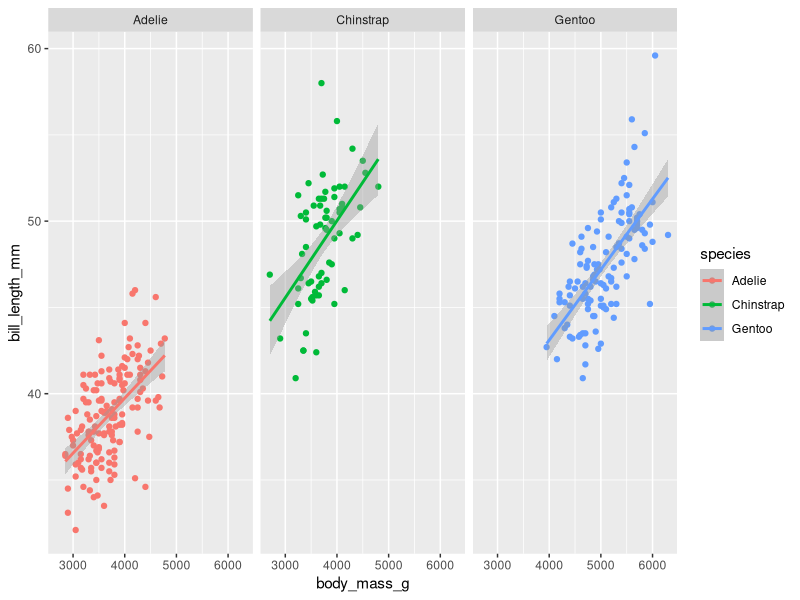
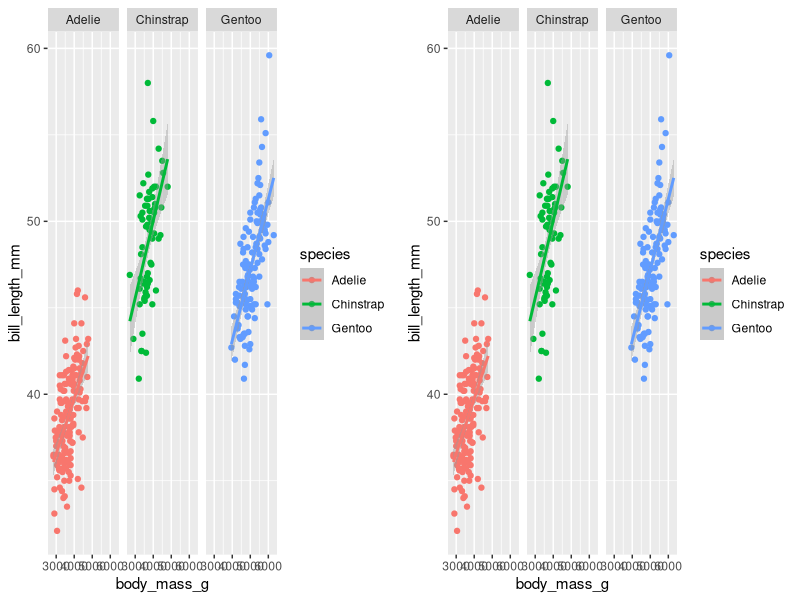
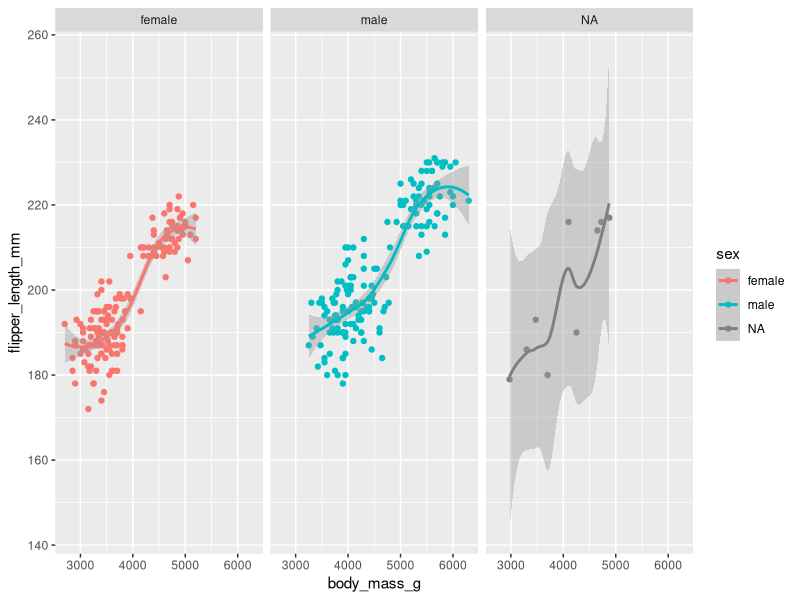
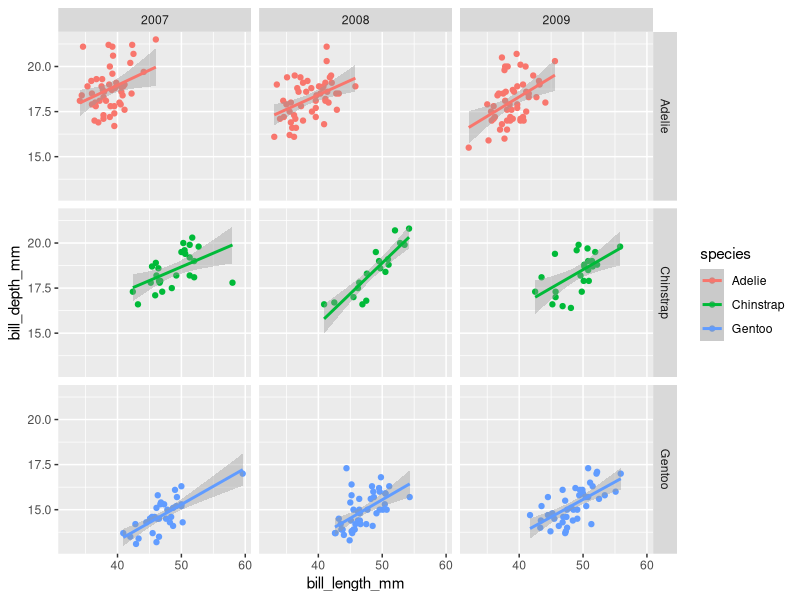
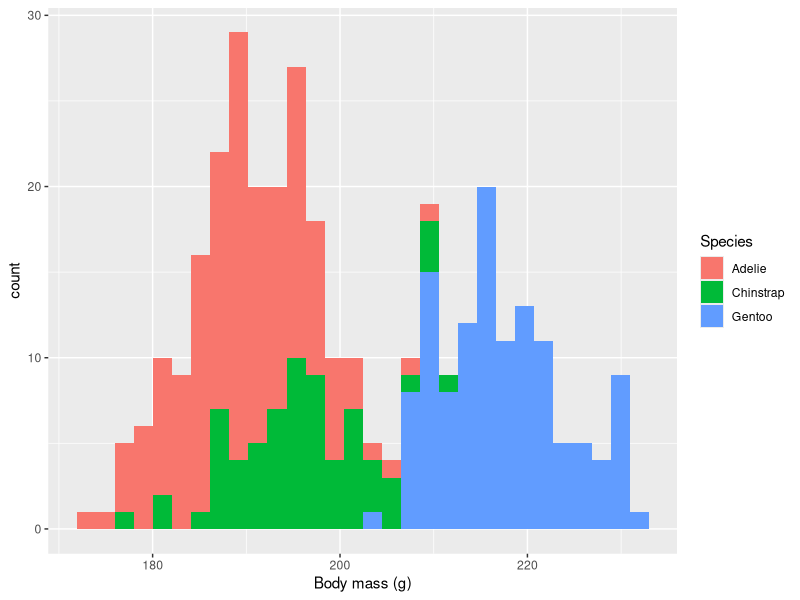

Generate these figures, in order, with R:
# Roundtrip FACE-IT 2022-11-21
# plot_2_facets_R
# Luisa Düsedau
# 21.11.2022


# Libraries ---------------------------------------------------------------

library(tidyverse)
library(ggpubr)
library(palmerpenguins)


# Data --------------------------------------------------------------------

# Load the dataset into the local environment
penguins <- penguins


# Example -----------------------------------------------------------------

# Basic faceted plot
lm_1 <- ggplot(data = penguins,
       aes(x = body_mass_g, y = bill_length_mm, colour = species)) +
  geom_point() +
  geom_smooth(method = "lm") +
  facet_wrap(~species)
lm_1

# Basic combined plot
ggarrange(lm_1, lm_1)


# Exercise 1 --------------------------------------------------------------

# Create a new plot type and facet by gender

nlm_2 <- ggplot(data = penguins,
               aes(x = body_mass_g, y = flipper_length_mm, colour = sex)) +
  geom_point() +
  geom_smooth() +
  facet_wrap(~sex)
nlm_2

# Exercise 2 --------------------------------------------------------------

# Create a new plot type and facet by two categories

plot_3 <- ggplot(data = penguins,
       aes(x = bill_length_mm, y = bill_depth_mm, colour = species)) +
  geom_point() +
  geom_smooth(method = "lm") +
  # Takes two or more column names (e.g. species+sex~island)
  facet_grid(species~year)
#the coloum namend in colour should also be used as one argument in the facet_grid argument

plot_3


#Create a forth plot

histogram_1 <- ggplot(data = penguins, 
                      # NB: There is no y-axis value for histograms
                      aes(x = flipper_length_mm)) + 
  geom_histogram(aes(fill = species), position = "stack") +
  # NB: We use 'fill' here rather than 'colour'
  labs(x = "Body mass (g)", fill = "Species")
histogram_1

# Exercise 3 --------------------------------------------------------------

# Combine all of the plots you've created so far
# Save them as a high-res file larger than 2 MB



# BONUS -------------------------------------------------------------------

# Use a different package to combine plots

